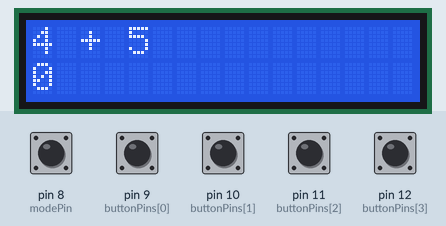
This sketch was run on a simulated Arduino Uno, built with avr-gcc and run on an emulated ATmega328P. On the bench: 16×2 character LCD. Inputs (shaded band) come from the test bench; at power-on: pin 8 (modePin), pin 9 (buttonPins[0]), pin 10 (buttonPins[1]), pin 11 (buttonPins[2]), pin 12 (buttonPins[3]) LOW. Random numbers use the default seed unless the sketch sets one; what the sketch prints to the serial monitor is not drawn.

Above: at 3.7 s.
3.8 s: pin 9 (buttonPins[0]) pulled HIGH for 1 s
At 5.9 s:
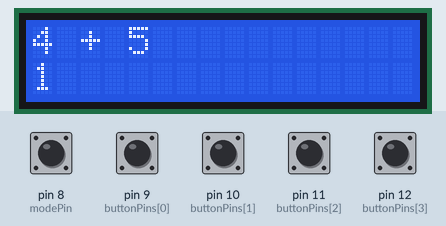
6.3 s: pin 12 (buttonPins[3]) pulled HIGH for 0.15 s
At 8.0 s:
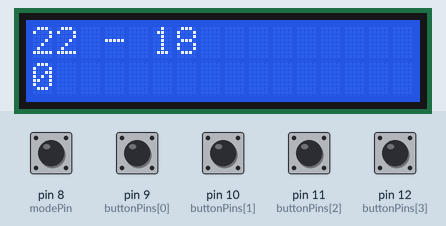
9.1 s: pin 11 (buttonPins[2]) pulled HIGH for 0.15 s
At 10.3 s:
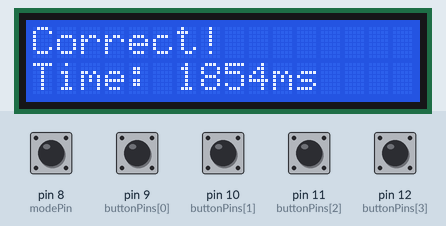
12.0 s: pin 10 (buttonPins[1]) pulled HIGH for 0.15 s
At 13.5 s:
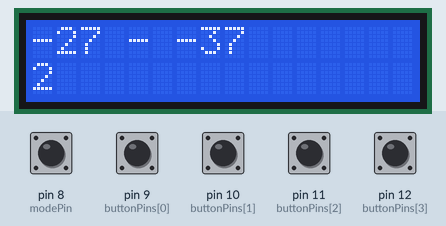
13.9 s: pin 12 (buttonPins[3]) pulled HIGH for 1 s
At 15.6 s:
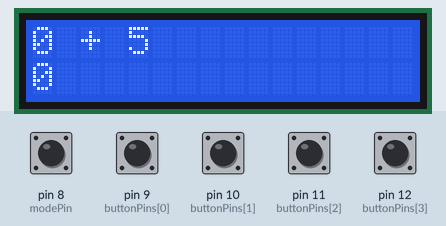
16.7 s: pin 9 (buttonPins[0]) pulled HIGH for 0.15 s
At 17.7 s:
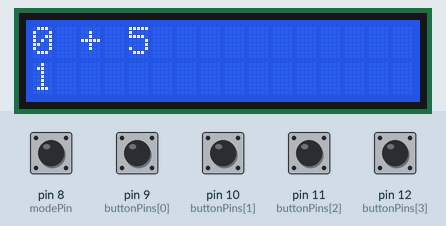
Timing chart, 0 to 19.6 s (numbered marks = the images above; inputs shaded):
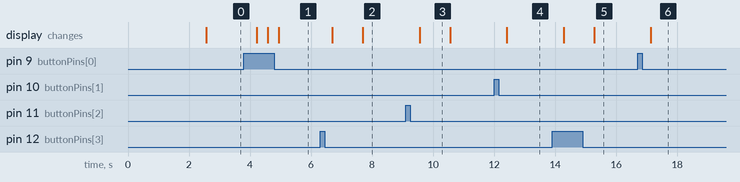

Measured:
- after the input at 3.8 s, the display: changes after 0.43 s (image 1)
- after the input at 6.3 s, the display: first changes after 0.39 s (image 2 shows a later state)
- after the input at 9.1 s, the display: changes after 0.46 s (image 3)
- after the input at 12.0 s, the display: changes after 0.42 s (image 4)
- after the input at 13.9 s, the display: first changes after 0.38 s (image 5 shows a later state)
- after the input at 16.7 s, the display: changes after 0.44 s (image 6)
- what the display in image 3 shows lasts 1.0 s, from 9.6 s to 10.6 s

The sketch:

AddNumbersButtons.ino
```cpp
#include <LiquidCrystal.h>
LiquidCrystal lcd(2, 3, 4, 5, 6, 7);  // LCD pins
// global vars
const int modePin = 8;  // mode - signed or unsigned
int mode = 0;           // 0 is unsgined, 1 is signed
int buttonPins[4] = { 9, 10, 11, 12 };
int bitVector[4] = { 0, 0, 0, 0 };  // set the number to 0
const int length = sizeof(buttonPins) / sizeof(buttonPins[0]);

// math equation
int num1, num2, ans;  // give scope to inputs to math equation -> num1 + num2
String operand;       // + or -
String equation;

int numOfClicks; // amount of button clicks it takes for user to get ans

/* FUNCTIONS, SETUP AND LOOP AT BOTTOM */

/**
* Recursive integer power function
* @param{int} base
* @param{int} exponent
* @returns{int} result
*/
int power(int base, int exponent) {
  if (exponent == 0) {
    return 1;
  } else if (exponent == 1) {
    return base;
  }
  return base * power(base, exponent - 1);
}

void setMathEquation() {
  int m = random(0, 2);
  if (m == 1) {
    operand = '+';
    setAdditionNumbers();
  } else {
    operand = '-';
    setSubtractionNumbers();

  }
  setEquationString();
}

/**
* Updates num1 and num2 for an addition question
*/
void setAdditionNumbers() {
  int upperBound = power(2, length) - 1;
  num1 = random(upperBound);  // 0-15
  int range = upperBound - num1;
  num2 = random(range + 1);
}

/**
* Updates num1 and num2 for subtraction
*/
void setSubtractionNumbers() {
  int lowerBound = power(2, length - 1);  // min for 2s complement
  int upperBound = power(2, length) - 1;  // max for unsigned since user can toggle 2s complement

  ans = random(-1*lowerBound, upperBound);
  num1 = random(-50, 50);
  num2 = num1 - ans;
}

/*
* formats and sets the value of the equation string
*/
void setEquationString() {
  equation = String(num1) + " " + operand + " " + num2;
}

/*
* Gets the correct answer for the equation
*/
int getAnswer() {
  if (operand == "+")
    return num1 + num2;
  else if(operand == "-")
    return num1 - num2;
}


/**
* Converts the bit vector to a binary number. Signed or unsigned toggled by m
*@returns{int} base 10 representaton of the bit vector
*/
int getNumber() {
  int value = 0;

  for (int i = 0; i < length; i++) {
    // if signed int, use twos complement (largest int is negative)
    if (i == length - 1 && mode == 1 && bitVector[i] == 1) {
      value = value - power(2, i);
    } else if (bitVector[i] == 1) {
      value = value + power(2, i);
    }
  }
  return value;
}
/**
* Updates values, returns whether or not anything changed
* @returns{bool} 0 if no changes, 1 if changes
*/
bool updateValues() {
  bool foundChangedValue = false;
  // check the buttons and update bitVector accordingly
  for (int i = 0; i < length; i++) {
    int result = digitalRead(buttonPins[i]);
    if (result) {
      foundChangedValue = true;
      if (bitVector[i] == 1) {
        bitVector[i] = 0;
      } else if (bitVector[i] == 0) {
        bitVector[i] = 1;
      }
    }
  }
  // toggle mode if clicked
  int modeResult = digitalRead(modePin);
  if (modeResult) {
    foundChangedValue = true;
    if (mode == 1) {
      mode = 0;
    } else if (mode == 0) {
      mode = 1;
    }
  }
  return foundChangedValue;
}

/**
* Prints out values, intended to called iff values change
*/
void updateLogger() {
  int result = getNumber();
  Serial.print("Result: ");
  Serial.println(result);

  for (int i = 0; i < length; i++) {
    Serial.print(bitVector[i]);
  }
  Serial.println("");
}

/**
* Logs out relevant data for analytics
*/
void logData(int time){
  String s = String(num1) + "," + String(num2) + "," + ans + "," + operand + "," + time + "," + numOfClicks;
  Serial.println(s);
}

/**
* Resets every value in the bit vector to 0
* i.e bitVector = [0, 0, ... 0]
*/
void clearBits() {
  for (int i = 0; i < length; i++) {
    bitVector[i] = 0;
  }
  mode = 0; // sets signed int to off
}

/**
* Updates the LCD display
*/
void updateDisplay() {
  int result = getNumber();
  lcd.clear();
  lcd.setCursor(0, 1);
  lcd.print(result);
  lcd.setCursor(0, 0);
  lcd.print(equation);
}

/**
* Updates LCD display with a congratulations message for the user
*/
void congratulateUser(int time) {
  lcd.clear();
  lcd.setCursor(0, 0);
  lcd.print("Correct!");
  lcd.setCursor(0, 1);
  lcd.print("Time: ");
  lcd.print(time);
  lcd.print("ms");
  delay(1000);
}

void setup() {
  lcd.begin(16, 2);
  lcd.setCursor(0, 0);
  lcd.print("Welcome to");
  lcd.setCursor(0, 1);
  lcd.print("BITZ CLASH!");
  delay(2500);

  lcd.clear();
  Serial.begin(9600);
  // column names for analytics
  String s = "num1,num2,ans,time,numOfClicks";
  Serial.println(s);
}

void loop() {
  setMathEquation();
  updateDisplay();
  numOfClicks = 0;
  long int timeStart = millis();  // as time goes up, it may exceed int max
  while (getNumber() != getAnswer()) {
    bool valuesChanged = updateValues();
    delay(100);
    if (valuesChanged) {
      delay(250);
      numOfClicks++;
      updateDisplay();
    }
  }
  long int timeEnd = millis();  // the time they get the right answer
  int elapsed = timeEnd - timeStart;
  clearBits(); // also disables 2s complement
  congratulateUser(elapsed);
  logData(elapsed);
}
```
